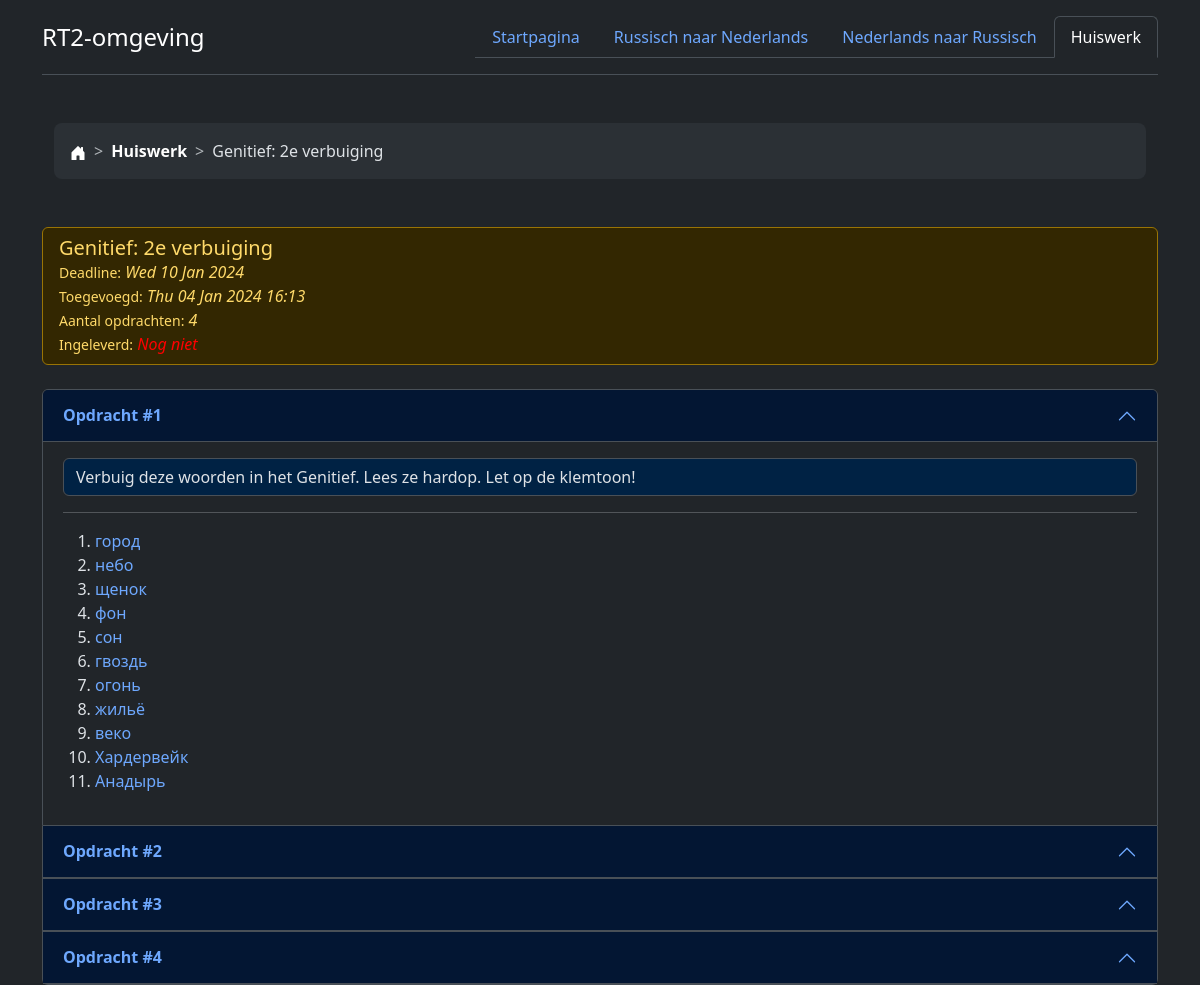
The page /huiswerk/6/ on the database as committed earlier.
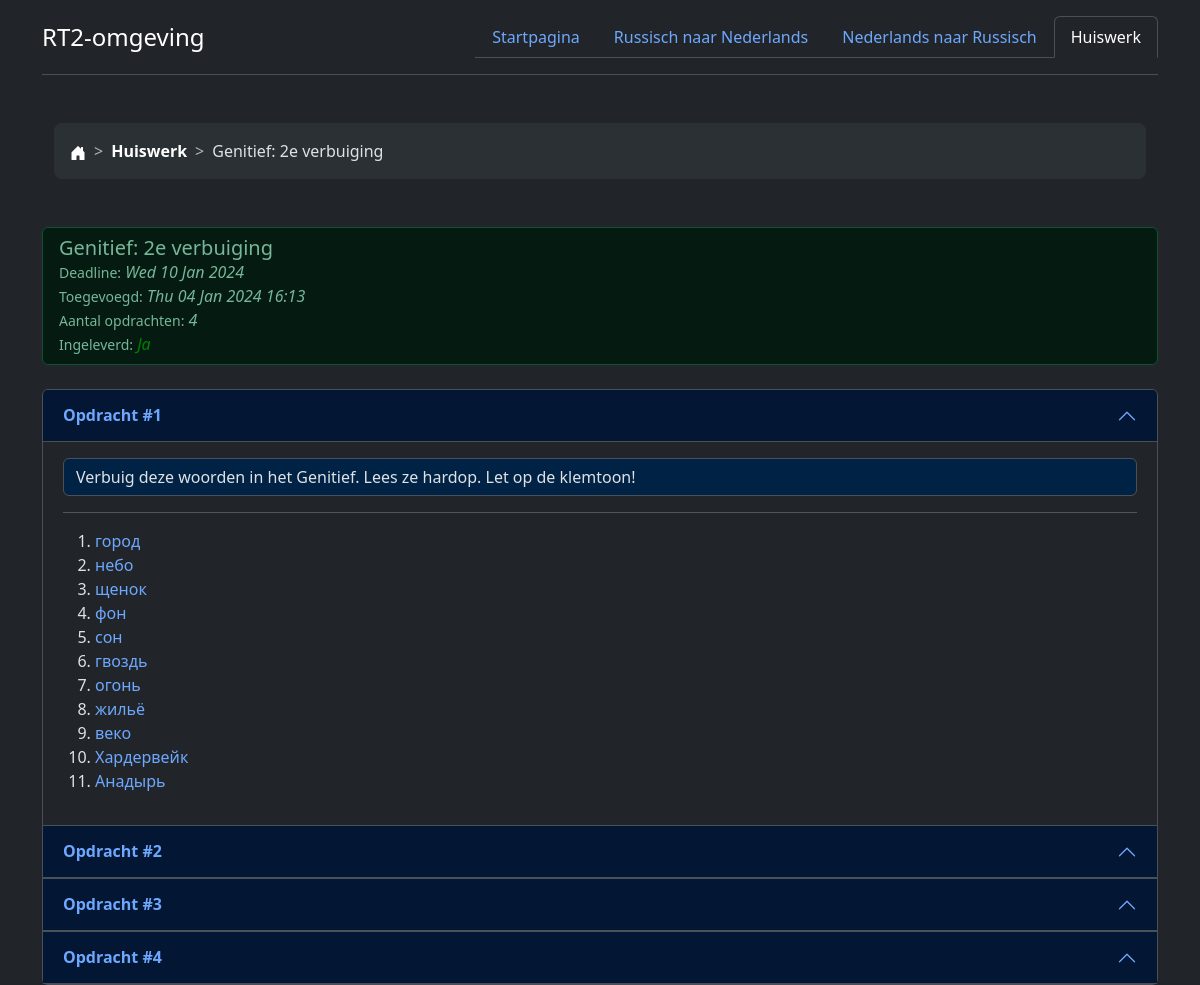
The same page on the database as committed later.
### Vocabulaire/models.py (models this page shows, shortened)
class Homework(models.Model):
    created = models.DateTimeField(null=True, blank=True)
    visible = models.BooleanField(default=False)
    deadline = models.DateField()
    topic = models.CharField(max_length=200)
    done = models.BooleanField()
    def __str__(self):
        return self.topic

class Task(models.Model):
    homework = models.ForeignKey(Homework, on_delete=models.CASCADE)
    description = models.TextField()
    content = RichTextField()

### Vocabulaire/views.py (the view)
# urls.py: path("huiswerk/<homework_id>/", views.tasks, name='tasks'),
def tasks(request, homework_id):
    homework = Homework.objects.get(id=homework_id)
    tasks = homework.task_set.all()
    breadcrumb = ['homework', 'tasks']
    breadcrumb_names = [unquote(page) for page in reverse('tasks', args=[
        homework_id]).strip(
        "/").split("/")]
    breadcrumb_names[-1] = str(homework)
    today = date.today()
    context = {
        'breadcrumb': list(zip(breadcrumb, breadcrumb_names)),
        'homework': homework,
        'tasks': tasks,
        'today': today,
    }
    return render(request, "Vocabulaire/tasks.html", context)

### templates/Vocabulaire/tasks.html (shortened to what this page needs)
{% extends 'Vocabulaire/base.html' %}
{% block content %}
    <ul class="list-group">
      <li class="list-group-item{% if homework.done %} list-group-item-success{% elif homework.deadline < today %} list-group-item-warning{% endif %}">
          <div class="card-body">
            <h5 class="card-title">{{ homework|capfirst }}</h5>
              <small>Deadline:</small> <i>{{ homework.deadline|date:"D d M Y" }}</i><br>
              <small>Toegevoegd:</small> <i>{{ homework.created|date:"D d M Y" }} {{ homework.created|time:"H:i" }}</i><br>
              <small>Aantal opdrachten:</small> <i>{{ homework.task_set.all|length }}</i><br>
            <small>Ingeleverd:</small> <i>{% if homework.done %}<span style="color: green">Ja</span>{% else %}<span style="color: red">Nog niet</span>{% endif %}</i>
          </div>
      </li>
  </ul>
<br>
<div class="accordion" id="accordionExample">
{% for task in tasks %}
  <div class="accordion-item">
    <h2 class="accordion-header">
      <button class="accordion-button" type="button" data-bs-toggle="collapse" data-bs-target="#task{{ task.id }}" aria-expanded="true" aria-controls="collapseOne">
        <b>Opdracht #{{ forloop.counter }}</b>
      </button>
    </h2>
    <div id="task{{ task.id }}" class="accordion-collapse collapse{% if forloop.first %} show{% endif %}" data-bs-parent="#accordionExample">
      <div class="accordion-body">
        <span class="form-control" style="background-color: #002244">
          {{ task.description|capfirst }}
        </span>
        <hr>
        {{ task.content|safe }}
      </div>
    </div>
  </div>
{% empty %}
  Helemaal geen idee hoe het gebeurd is, maar er zijn geen opdrachten voor dit huiswerk!
{% endfor %}
</div>
{% endblock %}

### templates/Vocabulaire/base.html (shortened to what this page needs)
<!DOCTYPE html>
<html lang="en" data-bs-theme="dark">
<head>
  <link href="https://cdn.jsdelivr.net/npm/bootstrap@5.3.2/dist/css/bootstrap.min.css" rel="stylesheet"
>
  <link href="https://getbootstrap.com/docs/5.3/examples/breadcrumbs/breadcrumbs.css" rel="stylesheet">
</head>
<body>
  <div class="container">
    <header class="d-flex flex-wrap justify-content-center py-3 mb-4 border-bottom">
      <a href="/" class="d-flex align-items-center mb-3 mb-md-0 me-md-auto link-body-emphasis text-decoration-none">
        <span class="fs-4">RT2-omgeving</span>
      </a>
      <ul class="nav nav-tabs">
        <li class="nav-item"><a href="/" class="nav-link{% if not breadcrumb.0.1 %} active" aria-current="page{% endif %}">Startpagina</a></li>
        <li class="nav-item"><a href="{% url 'russian' %}" class="nav-link{% if breadcrumb.0.1 == 'russisch' %} active" aria-current="page{% endif %}">Russisch naar Nederlands</a></li>
        <li class="nav-item"><a href="{% url 'dutch' %}" class="nav-link{% if breadcrumb.0.1 == 'nederlands' %} active" aria-current="page{% endif %}">Nederlands naar Russisch</a></li>
        <li class="nav-item"><a href="{% url 'homework' %}" class="nav-link{% if breadcrumb.0.1 == 'huiswerk' %} active" aria-current="page{% endif %}">Huiswerk</a></li>
      </ul>
    </header>
  </div>
<div class="container">
  <div class="container my-5">
    <nav style="--bs-breadcrumb-divider: '>';" aria-label="breadcrumb">
      <ol class="breadcrumb breadcrumb-chevron p-3 bg-body-tertiary rounded-3">
        <li class="breadcrumb-item">
          <a class="link-body-emphasis" href={% url 'index' %}>
            <svg class="bi" width="16" height="16">
              <use xlink:href="#house-door-fill" fill="white"></use>
            </svg>
        </li>
        {% for link, name in breadcrumb %}
          <li class="breadcrumb-item">
            {% if not forloop.last %}<a class="link-body-emphasis fw-semibold text-decoration-none" href="{% url link %}">{{ name|capfirst }}</a>
            {% else %}{{ name|capfirst }}{% endif %}
          </li>
        {% endfor %}
      </ol>
    </nav>
  </div>
  {% block content %}{% endblock %}
</div>
</body>
</html>

Rows that differ between the two databases and show on the page:
changed Homework "Genitief: 2e verbuiging": done False → True (drawn)
Other text that changed with them:
text no longer shown: "Nog niet"
text now shown: "Ja"
